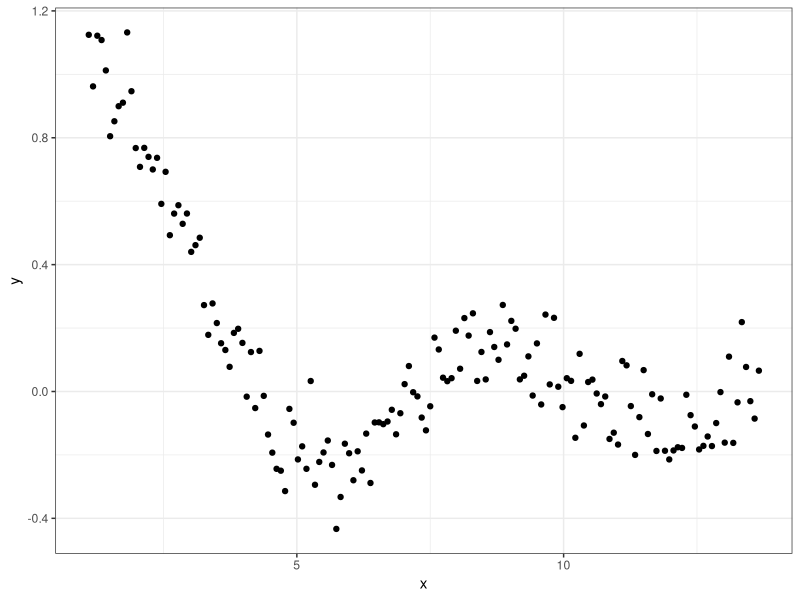
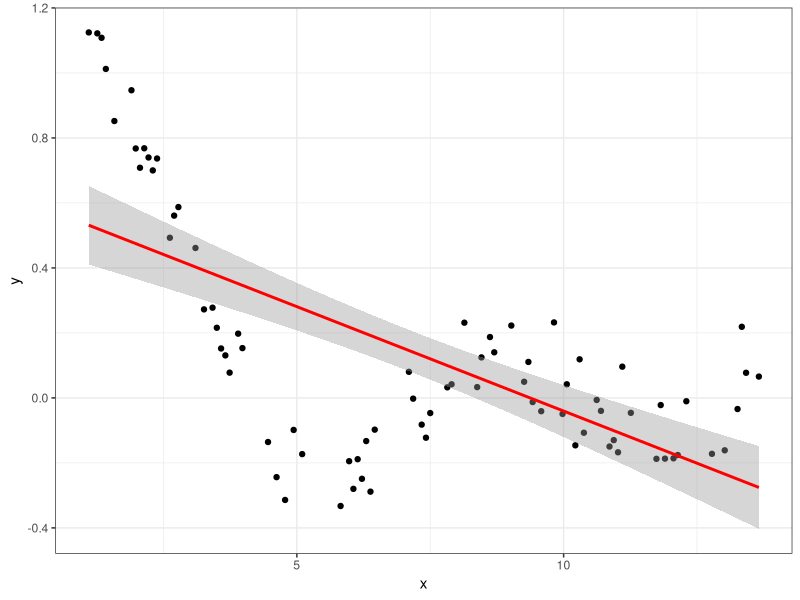

R code for these plots, in order: (Note: this script raises an error after producing the figures.)
## ---- chunk 1
knitr::opts_chunk$set(echo = TRUE)
## ---- chunk 2
library(tidyverse)
library(ggplot2)
library(glmnet)
## ---- chunk 3
rdata <- read.csv("rdata_EMATM0061.csv")
head(rdata)
## ---- chunk 4
ggplot(rdata, aes(x = x, y = y)) +
  geom_point() +
  theme_bw()
## ---- chunk 5
spec = c(train = .5, test = .25, val = .25)

g = sample(cut(
  seq(nrow(rdata)), 
  nrow(rdata) * cumsum(c(0, spec)),
  labels = names(spec)
))

res <- split(rdata, g)

rdata_train <- res$train
rdata_test <- res$test
rdata_val <- res$val
## ---- chunk 6
linear_reg <- lm(y ~ x, data = rdata_train)
summary(linear_reg)
## ---- chunk 7
ggplot(rdata_train, aes(x = x, y = y)) +
  geom_point() +
  stat_smooth(method = "lm", col = "red") +
  theme_bw()
  
## ---- chunk 8
ridge_reg <- glmnet(x = rdata_train$x %>% as.matrix(), 
                         y = rdata_train$y, 
                         family = 'binomial',
                         alpha = 0,
                         lambda = 10)
